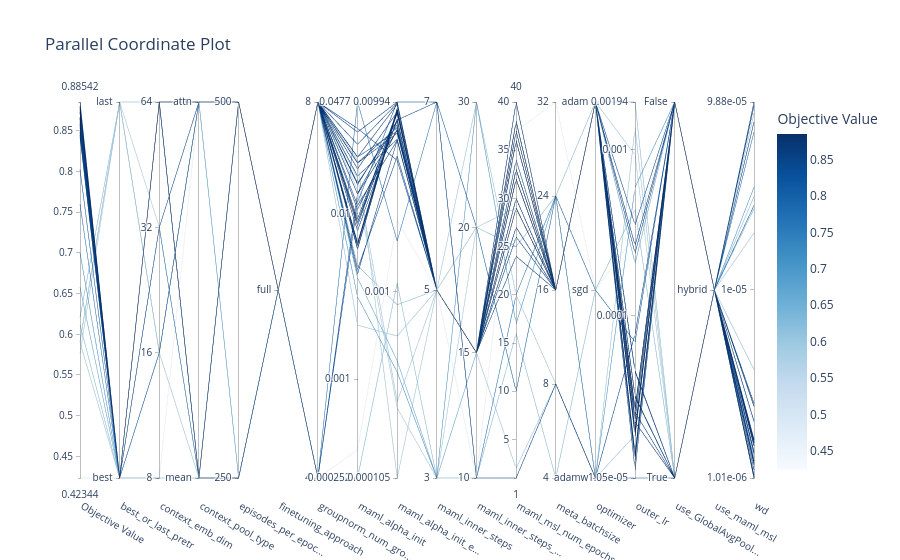

The cell this chart's notebook holds for it:
### Code cell
# 3. Parallel Coordinate Plot (Visualizes high-dimensional relationships)
fig_parallel = plot_parallel_coordinate(study)
fig_parallel.show()

### Figure 1 — Plotly figure (JSON) as saved in the notebook; plotly's stock layout.template omitted (floating-point values rounded to 4 significant figures)
{"data": [{"dimensions": [{"label": "Objective Value", "range": [0.4234, 0.8854], "values": [0.612, 0.4234, 0.7, 0.6208, 0.8026, 0.5917, 0.7599, 0.576, 0.8469, 0.8448, 0.5906, 0.6578, 0.8568, 0.8734, 0.8802, 0.8641, 0.849, 0.8427, 0.8672, 0.8724, 0.5901, 0.8599, 0.8646, 0.8542, 0.8672, 0.8656, 0.8656, 0.8786, 0.8719, 0.8781, 0.8542, 0.8734, 0.8854, 0.8568, 0.876, 0.8625, 0.8583, 0.8448, 0.8542]}, {"label": "best_or_last_pretr", "range": [0, 1], "ticktext": ["best", "last"], "tickvals": [0, 1], "values": [0, 0, 0, 1, 0, 1, 0, 1, 0, 0, 1, 0, 0, 0, 0, 0, 0, 0, 0, 0, 0, 0, 0, 0, 0, 0, 0, 0, 0, 0, 0, 0, 0, 0, 0, 0, 0, 0, 0]}, {"label": "context_emb_dim", "range": [0, 3], "ticktext": ["8", "16", "32", "64"], "tickvals": [0, 1, 2, 3], "values": [0, 0, 1, 1, 1, 1, 2, 2, 2, 3, 3, 3, 3, 3, 3, 3, 3, 3, 3, 3, 3, 3, 3, 3, 3, 3, 3, 3, 3, 3, 3, 3, 3, 3, 3, 3, 3, 3, 3]}, {"label": "context_pool_type", "range": [0, 1], "ticktext": ["mean", "attn"], "tickvals": [0, 1], "values": [0, 1, 1, 1, 1, 0, 0, 0, 1, 0, 0, 1, 1, 1, 1, 1, 1, 1, 1, 1, 0, 0, 1, 1, 1, 1, 1, 1, 1, 1, 1, 1, 1, 1, 1, 1, 1, 1, 1]}, {"label": "episodes_per_epoc...", "range": [0, 1], "ticktext": ["250", "500"], "tickvals": [0, 1], "values": [0, 1, 0, 1, 1, 1, 0, 0, 1, 0, 0, 1, 1, 1, 1, 1, 1, 1, 1, 1, 1, 1, 1, 1, 1, 1, 1, 1, 1, 1, 1, 1, 1, 1, 1, 1, 1, 1, 1]}, {"label": "finetuning_approach", "range": [0, 0], "ticktext": ["full"], "tickvals": [0], "values": [0, 0, 0, 0, 0, 0, 0, 0, 0, 0, 0, 0, 0, 0, 0, 0, 0, 0, 0, 0, 0, 0, 0, 0, 0, 0, 0, 0, 0, 0, 0, 0, 0, 0, 0, 0, 0, 0, 0]}, {"label": "groupnorm_num_gro...", "range": [0, 1], "ticktext": ["4", "8"], "tickvals": [0, 1], "values": [1, 0, 1, 0, 0, 1, 0, 1, 0, 1, 1, 1, 1, 1, 1, 1, 1, 1, 1, 1, 1, 1, 1, 1, 1, 1, 1, 1, 1, 1, 1, 1, 1, 1, 1, 1, 1, 1, 1]}, {"label": "maml_alpha_init", "range": [-3.598, -1.322], "ticktext": ["0.000252", "0.001", "0.01", "0.0477"], "tickvals": [-3.598, -3, -2, -1.322], "values": [-2.312, -3.429, -2.502, -3.598, -1.929, -2.673, -1.322, -1.856, -1.876, -1.482, -1.675, -2.386, -1.578, -1.726, -1.656, -1.504, -1.654, -1.69, -1.692, -1.813, -1.782, -1.948, -1.77, -1.822, -2.049, -2.101, -2.071, -2.03, -2.053, -1.879, -1.972, -2.19, -2.213, -2.18, -2.175, -2.176, -2.21, -2.335, -2.362]}, {"label": "maml_alpha_init_e...", "range": [-3.98, -2.003], "ticktext": ["0.000105", "0.001", "0.00994"], "tickvals": [-3.98, -3, -2.003], "values": [-3.069, -2.624, -3.423, -2.955, -2.003, -3.234, -2.734, -3.613, -2.097, -2.31, -3.98, -3.364, -2.009, -2.055, -2.015, -2.003, -2.156, -2.137, -2.166, -2.123, -3.579, -2.205, -2.199, -2.1, -2.101, -2.092, -2.063, -2.06, -2.048, -2.152, -2.146, -2.049, -2.052, -2.045, -2.036, -2.048, -2.05, -2.288, -2.203]}, {"label": "maml_inner_steps", "range": [0, 2], "ticktext": ["3", "5", "7"], "tickvals": [0, 1, 2], "values": [1, 1, 0, 0, 2, 1, 2, 0, 2, 1, 1, 0, 1, 1, 1, 1, 1, 1, 1, 1, 1, 1, 1, 1, 1, 1, 1, 1, 1, 1, 1, 1, 1, 1, 1, 1, 1, 1, 1]}, {"label": "maml_inner_steps_...", "range": [0, 3], "ticktext": ["10", "15", "20", "30"], "tickvals": [0, 1, 2, 3], "values": [2, 0, 3, 0, 2, 1, 0, 2, 0, 1, 3, 1, 1, 1, 1, 1, 1, 1, 1, 1, 1, 1, 1, 1, 1, 1, 1, 1, 1, 1, 1, 1, 1, 1, 1, 1, 1, 1, 1]}, {"label": "maml_msl_num_epochs", "range": [1, 40], "values": [25, 37, 17, 16, 10, 2, 20, 29, 1, 26, 20, 40, 40, 33, 32, 32, 32, 33, 32, 32, 27, 27, 33, 34, 33, 36, 36, 36, 37, 30, 30, 38, 29, 38, 37, 24, 38, 36, 29]}, {"label": "meta_batchsize", "range": [0, 4], "ticktext": ["4", "8", "16", "24", "32"], "tickvals": [0, 1, 2, 3, 4], "values": [3, 4, 3, 0, 3, 1, 3, 2, 1, 2, 1, 2, 2, 2, 2, 2, 2, 2, 2, 2, 2, 2, 2, 2, 2, 2, 2, 2, 2, 2, 2, 2, 2, 2, 2, 2, 2, 2, 2]}, {"label": "optimizer", "range": [0, 2], "ticktext": ["adamw", "sgd", "adam"], "tickvals": [0, 1, 2], "values": [2, 1, 0, 1, 1, 0, 0, 2, 0, 2, 0, 2, 2, 2, 2, 2, 2, 2, 2, 2, 2, 2, 2, 2, 2, 2, 2, 2, 2, 2, 2, 2, 2, 2, 2, 2, 2, 2, 2]}, {"label": "outer_lr", "range": [-4.98, -2.712], "ticktext": ["1.05e-05", "0.0001", "0.001", "0.00194"], "tickvals": [-4.98, -4, -3, -2.712], "values": [-2.712, -3.518, -3.226, -3.359, -4.16, -2.866, -4.98, -3.031, -4.111, -4.718, -4.722, -3.685, -4.933, -4.725, -4.688, -3.576, -3.452, -3.624, -4.723, -4.705, -4.726, -4.71, -4.834, -4.87, -4.85, -4.873, -4.838, -4.627, -4.573, -4.571, -4.563, -4.583, -4.563, -4.624, -4.643, -4.486, -4.492, -4.339, -4.333]}, {"label": "use_GlobalAvgPool...", "range": [0, 1], "ticktext": ["True", "False"], "tickvals": [0, 1], "values": [0, 1, 1, 0, 1, 0, 0, 0, 1, 1, 1, 1, 1, 1, 1, 1, 1, 1, 1, 1, 1, 1, 1, 1, 1, 1, 1, 1, 1, 1, 1, 0, 1, 1, 0, 0, 0, 0, 0]}, {"label": "use_maml_msl", "range": [0, 0], "ticktext": ["hybrid"], "tickvals": [0], "values": [0, 0, 0, 0, 0, 0, 0, 0, 0, 0, 0, 0, 0, 0, 0, 0, 0, 0, 0, 0, 0, 0, 0, 0, 0, 0, 0, 0, 0, 0, 0, 0, 0, 0, 0, 0, 0, 0, 0]}, {"label": "wd", "range": [-5.996, -4.005], "ticktext": ["1.01e-06", "1e-05", "9.88e-05"], "tickvals": [-5.996, -5, -4.005], "values": [-4.506, -5.721, -4.456, -4.57, -4.553, -5.422, -4.164, -4.698, -5.996, -4.005, -4.064, -5.885, -5.863, -5.917, -5.952, -5.906, -5.926, -5.905, -5.92, -4.025, -5.698, -5.695, -5.981, -5.99, -5.994, -5.996, -4.111, -5.796, -5.792, -5.827, -5.857, -5.81, -5.865, -5.804, -5.823, -5.825, -5.601, -5.616, -5.617]}], "labelangle": 30, "labelside": "bottom", "line": {"color": [0.612, 0.4234, 0.7, 0.6208, 0.8026, 0.5917, 0.7599, 0.576, 0.8469, 0.8448, 0.5906, 0.6578, 0.8568, 0.8734, 0.8802, 0.8641, 0.849, 0.8427, 0.8672, 0.8724, 0.5901, 0.8599, 0.8646, 0.8542, 0.8672, 0.8656, 0.8656, 0.8786, 0.8719, 0.8781, 0.8542, 0.8734, 0.8854, 0.8568, 0.876, 0.8625, 0.8583, 0.8448, 0.8542], "colorbar": {"title": {"text": "Objective Value"}}, "colorscale": [[0, "rgb(247,251,255)"], [0.125, "rgb(222,235,247)"], [0.25, "rgb(198,219,239)"], [0.375, "rgb(158,202,225)"], [0.5, "rgb(107,174,214)"], [0.625, "rgb(66,146,198)"], [0.75, "rgb(33,113,181)"], [0.875, "rgb(8,81,156)"], [1, "rgb(8,48,107)"]], "reversescale": false, "showscale": true}, "type": "parcoords"}], "layout": {"title": {"text": "Parallel Coordinate Plot"}}}
